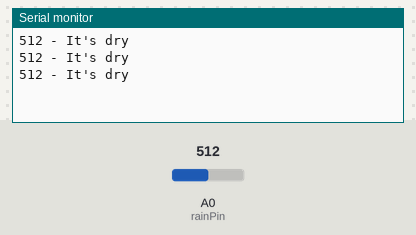
The sketch below on a simulated Arduino Uno, built with avr-gcc and run on an emulated ATmega328P. On the bench: the last lines printed to the serial monitor. The inputs (shaded band) are chosen by the test bench; at power-on: A0 (rainPin) = 512.

Above: at 1.3 s.
1.4 s: A0 (rainPin) set to 492
At 1.9 s:
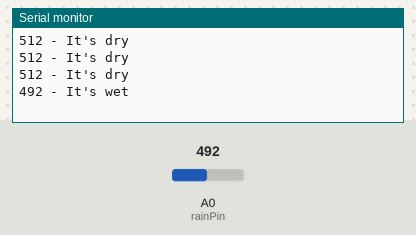
3.5 s: A0 (rainPin) set to 510
At 3.9 s:
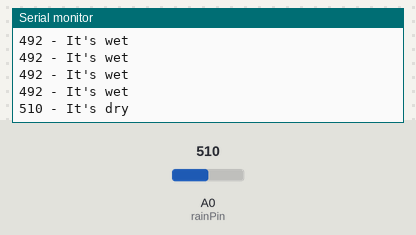

The sketch:

sketch_jul5a.ino
```cpp
int rainPin = A0;

int thresholdValue = 500; /* 우적 민감도 클수록 감도 심해짐 */


void setup() {

  Serial.begin(9600); // 주의 주의 //

  pinMode(rainPin, INPUT);

}


void loop() {


  int sensorValue = analogRead(rainPin);

  Serial.print(sensorValue);

  if(sensorValue < thresholdValue){

    Serial.println(" - It's wet"); //물 있을 떄//

  }

  else {

    Serial.println(" - It's dry"); //물 없을 떄//

  }

  delay(500);

}

//https://blog.naver.com/youngseok159/222941422488//
//https://eduino.kr/product/detail.html?product_no=122//
```

Measured:
- the behaviour switches between 500 and 499 on A0 (rainPin) (found by bisection; images 0 and 1)
- after the input at 1.4 s, the serial monitor: prints a new line after 0.10 s (image 1)
- after the input at 3.5 s, the serial monitor: prints a new line at once (image 2)
